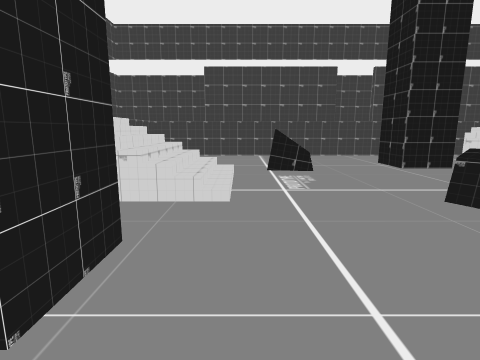
[1] (above)

19 first-person views from a walk through a scene from a Unity 3-D project. The camera is 1.4 m above the floor, tilts 10° down and sees 80° across. Doors are open. The floor is counted in squares, 1 m on a side. Each view is taken from the middle of a square. On the plan, view 1 faces up. The plan holds only what a view shows up to about 14 squares ahead; the rest is blank. The place goes on beyond the plan. The player character is not drawn. Some surface patterns are stand-ins.

[2]
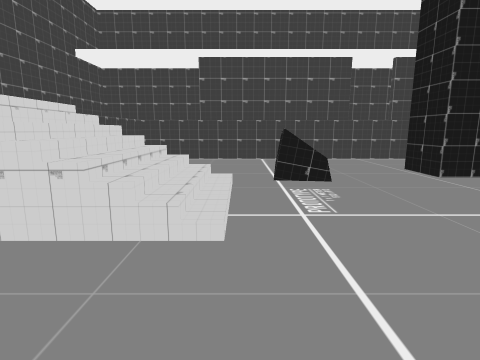

[3]
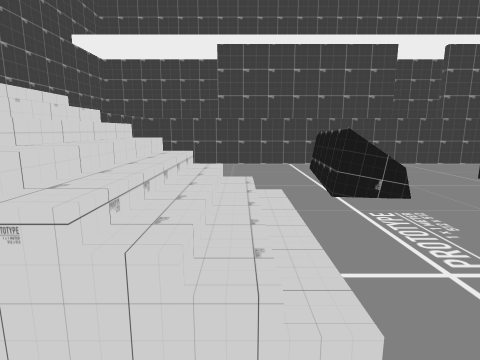

[4]
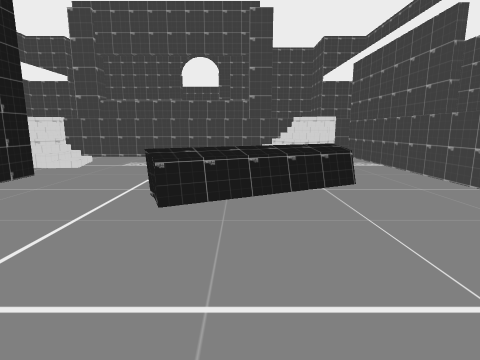

[5]
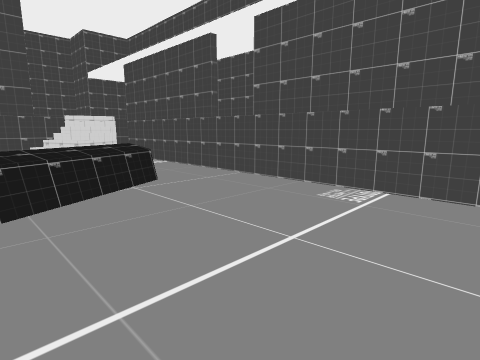

[6]
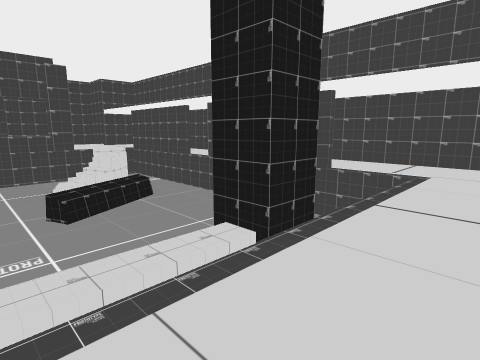

[7]
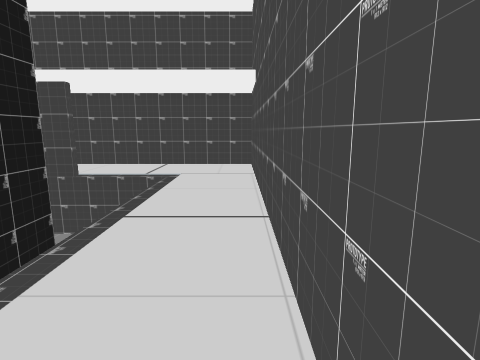

[8]
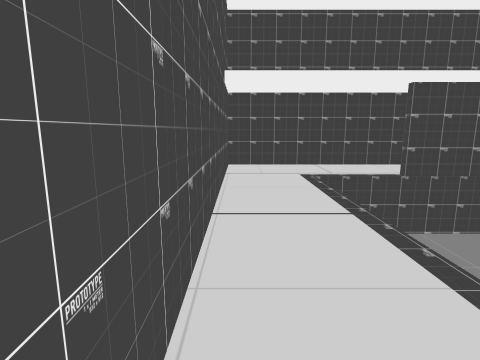

[9]
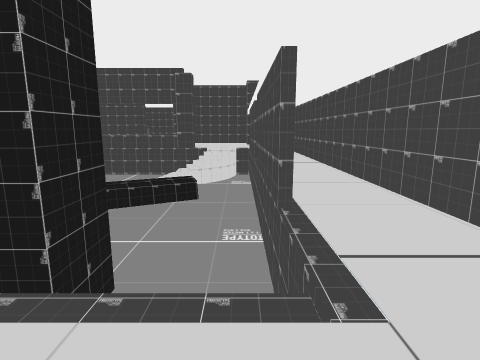

[10]
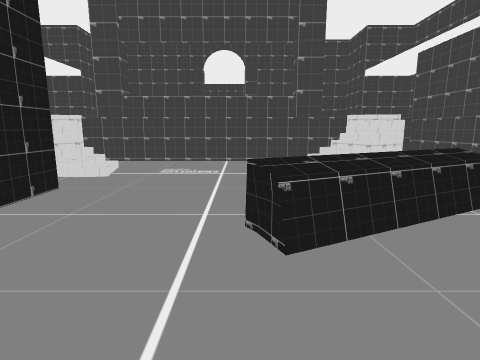

[11]
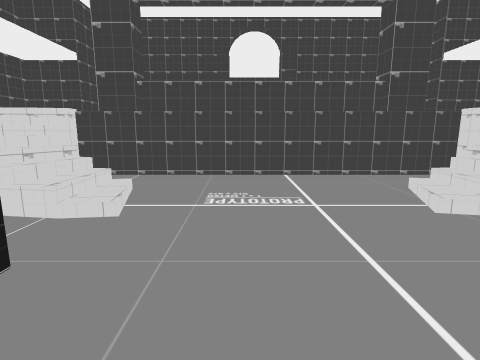

[12]
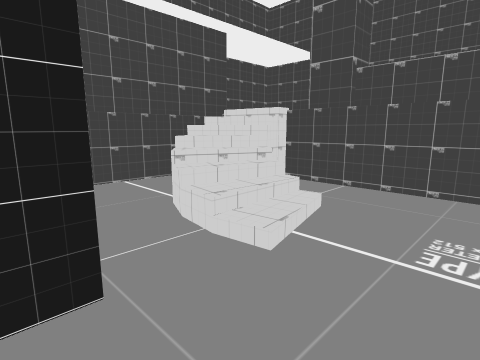

[13]
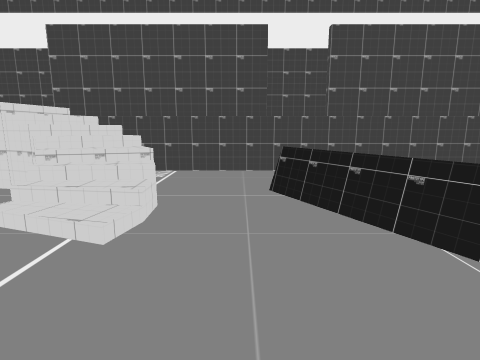

[14]
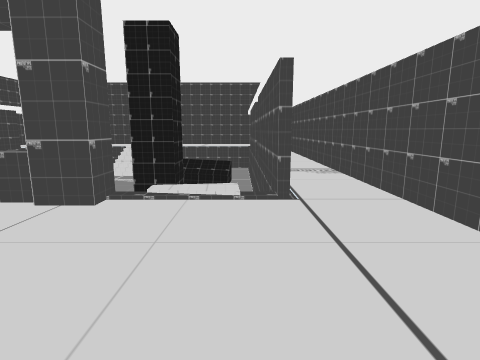

[15]
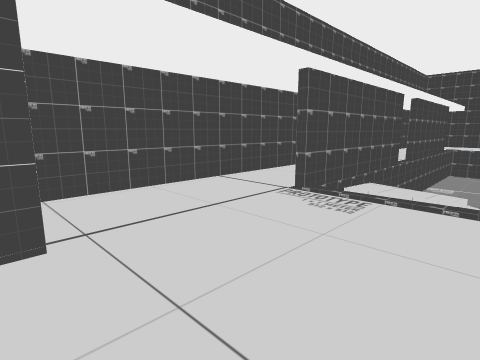

[16]
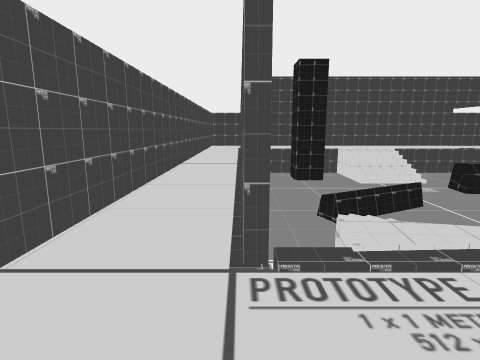

[17]
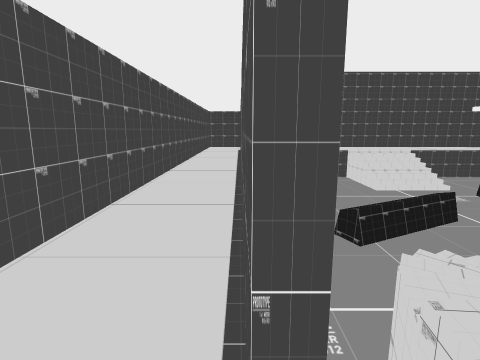

[18]
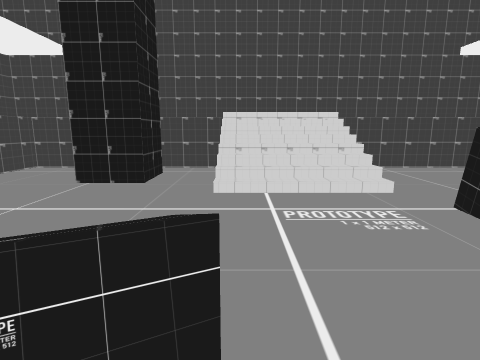

[19]
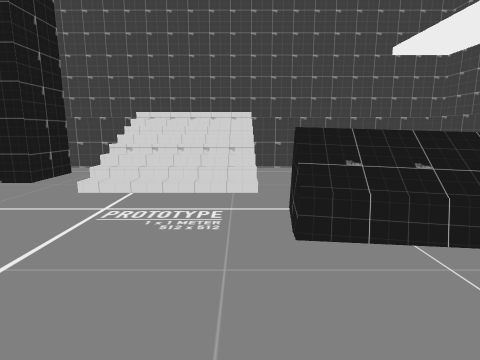

### Floor plan
Key: @ floor where view 1 was taken; # wall or solid block; . main floor; : floor 1.75 m higher than the main floor; + floor 2 m higher than the main floor; / step, stairs or slope; = window, fence, low wall or low ledge; ^ raised ledge; v drop or lower ground.
Columns run from 8 left of view 1 to 20 right of it. Each row starts with its distance up from view 1.
 18 ########      ##############
 17 #+++++++        +++++++++++ #
 16 #++:###################++++ #
 15 #++:  ..... ........ /+++++ +
 14 #++:. ....^ .......= /+++++
 13 #++:......^ ......v//#+++++
 12 #++:.....=^...###.//=.#+++
 11 #++:.....#^...###.//..#++
 10 #++:.....#^...##../...^+
  9 #++://///.............^
  8 #+ ://///.............^
  7 #++://///.............^
  6 #++://///....=........^
  5 #++:........=^........^
  4 #++:.........^=...///.^
  3 #++:.##.......=...//=.#
  2 #++: ##.......==..///.+++++ +
  1 #++: ..........=...///++++++
  0 #++:....@..........#//+++++++
 -1 #++:..................+++++++
 -2 #++:::########:########+++++#
 -3 #+++++++++++++++++++++++++++#
 -4 #+++++++++++++++++++++++++++#
 -5 #############################

Positions as (right, up) in squares from view 1, and headings:
1: (0, 0), facing up
2: (0, 2), facing up
3: (-1, 4), facing up
4: (-1, 4), facing right
5: (-1, 5), facing down-right
6: (-7, 8), facing down-right
7: (-7, 7), facing down
8: (-7, 7), facing up
9: (-7, -1), facing right
10: (1, 6), facing right
11: (5, 8), facing right
12: (7, 8), facing up-right
13: (8, 8), facing down
14: (20, 15), facing left
15: (20, 2), facing down-left
16: (17, -2), facing left
17: (15, -2), facing left
18: (6, 6), facing left
19: (6, 9), facing left
